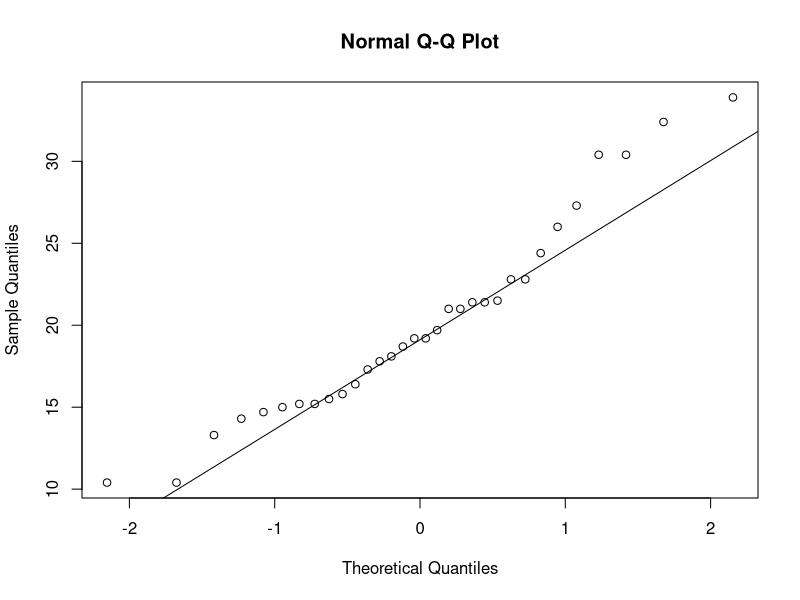
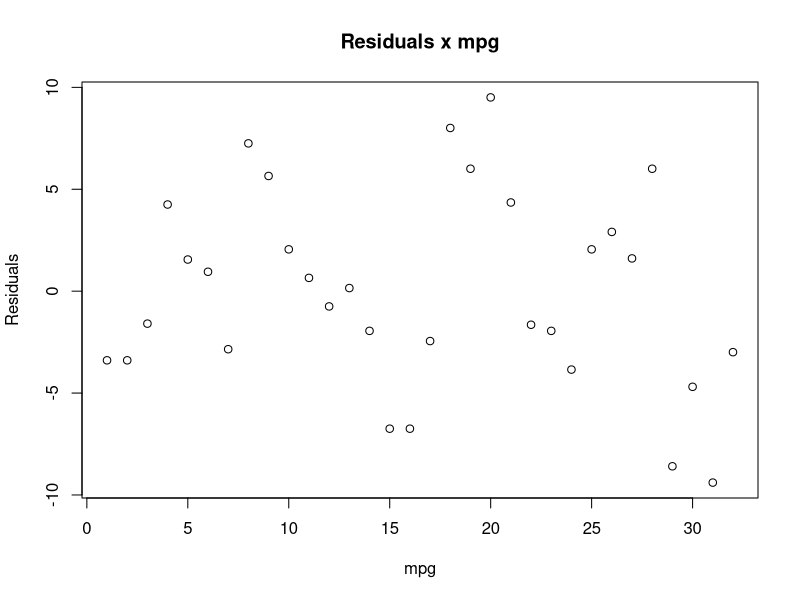
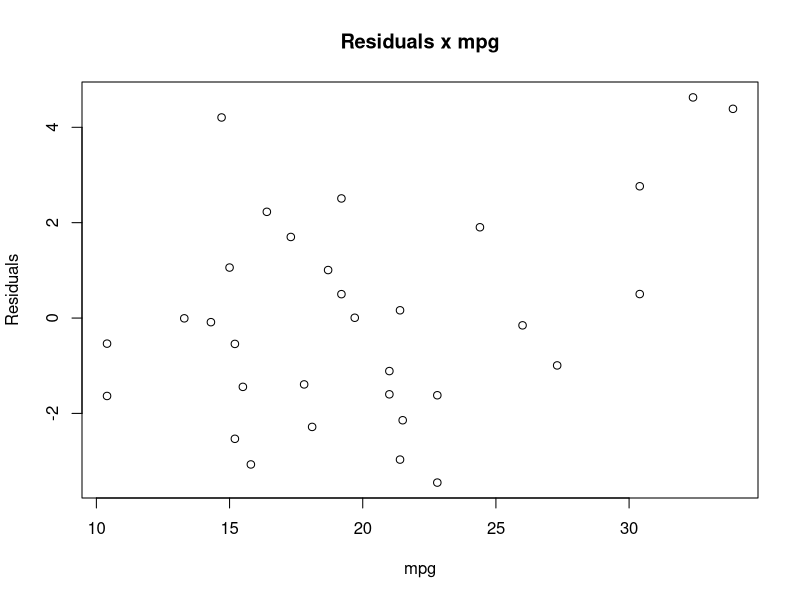

Write the R code that produced these figures, in order.
## ---- chunk 1
qqnorm(mtcars$mpg)
qqline(mtcars$mpg) ## plots a line that goes from 0.25 to 0.75 quantile (2nd and 4th quantile)
## ---- chunk 2
library(dplyr)
summarise(group_by(mtcars, am), mean(mpg), sd(mpg), qty=n())
## ---- chunk 3
summary(lm(data=mtcars, formula=mpg ~ 0 + factor(am)))
## ---- chunk 4
plot(resid(lm(data=mtcars, formula=mpg ~ 0 + factor(am))), 
     ylab="Residuals", xlab="mpg", main="Residuals x mpg")
## ---- chunk 5
lm_full<-lm(mpg~ 0 + . -am +factor(am), data=mtcars)
summary(lm_full)
## ---- chunk 6
plot(mtcars$mpg, resid(lm(data=mtcars, formula=mpg~ 0 + . -am +factor(am))), 
     ylab="Residuals", xlab="mpg", main="Residuals x mpg")
## ---- chunk 7
confint(lm(data=mtcars, formula=mpg ~ 0 + factor(am)))
